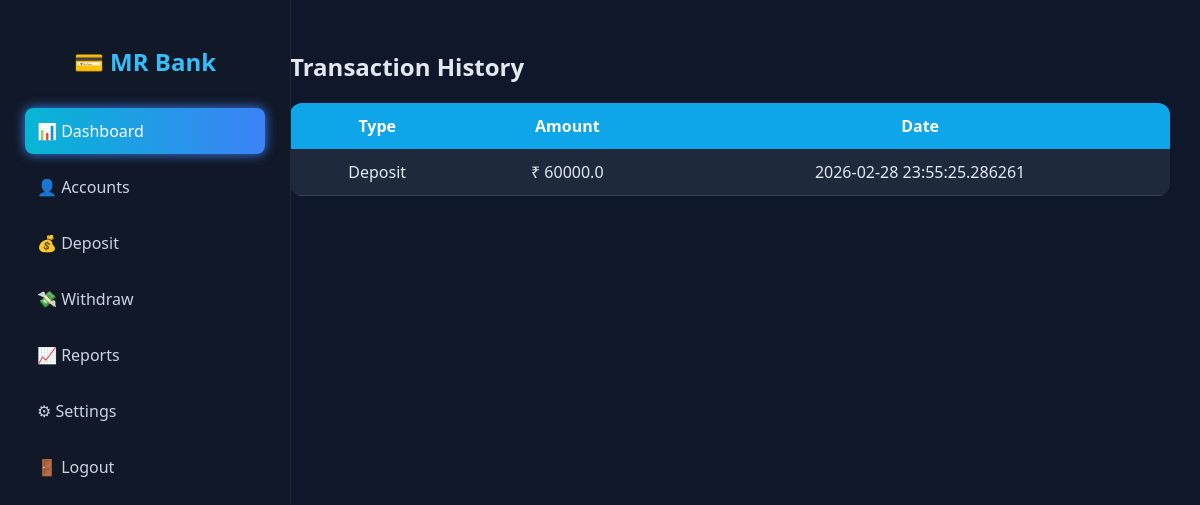
Page /transactions/5 (signed in) on the committed database.
### tables this page shows
CREATE TABLE transactions(
        id INTEGER PRIMARY KEY AUTOINCREMENT,
        account_id INTEGER,
        type TEXT,
        amount REAL,
        date TEXT
    );

### app.py (the view)
@app.route("/transactions/<int:id>")
def transactions(id):
    conn = get_db()
    data = conn.execute("SELECT * FROM transactions WHERE account_id=?",(id,)).fetchall()
    conn.close()
    return render_template("transactions.html", data=data)

### app.py (called while the page is built)
def get_db():
    conn = sqlite3.connect("bank.db", timeout=10)
    conn.row_factory = sqlite3.Row
    return conn

### templates/transactions.html
{% extends "base.html" %}
{% block content %}
<h2>Transaction History</h2>
<table>
<tr>
<th>Type</th>
<th>Amount</th>
<th>Date</th>
</tr>
{% for t in data %}
<tr>
<td>{{ t.type }}</td>
<td>₹ {{ t.amount }}</td>
<td>{{ t.date }}</td>
</tr>
{% endfor %}
</table>
{% endblock %}

### static/style.css (style rules this page uses)
body { margin: 0; font-family: 'Segoe UI', sans-serif; background: #0f172a; color: #e2e8f0; }
table { width: 100%; border-collapse: collapse; background: #1e293b; border-radius: 12px; overflow: hidden; }
th { background: #0ea5e9; color: white; padding: 12px; }
td { padding: 12px; text-align: center; border-bottom: 1px solid #334155; }

### rows in the picture
transactions: type "Deposit", amount "60000.0", date "2026-02-28 23:55:25.286261"
